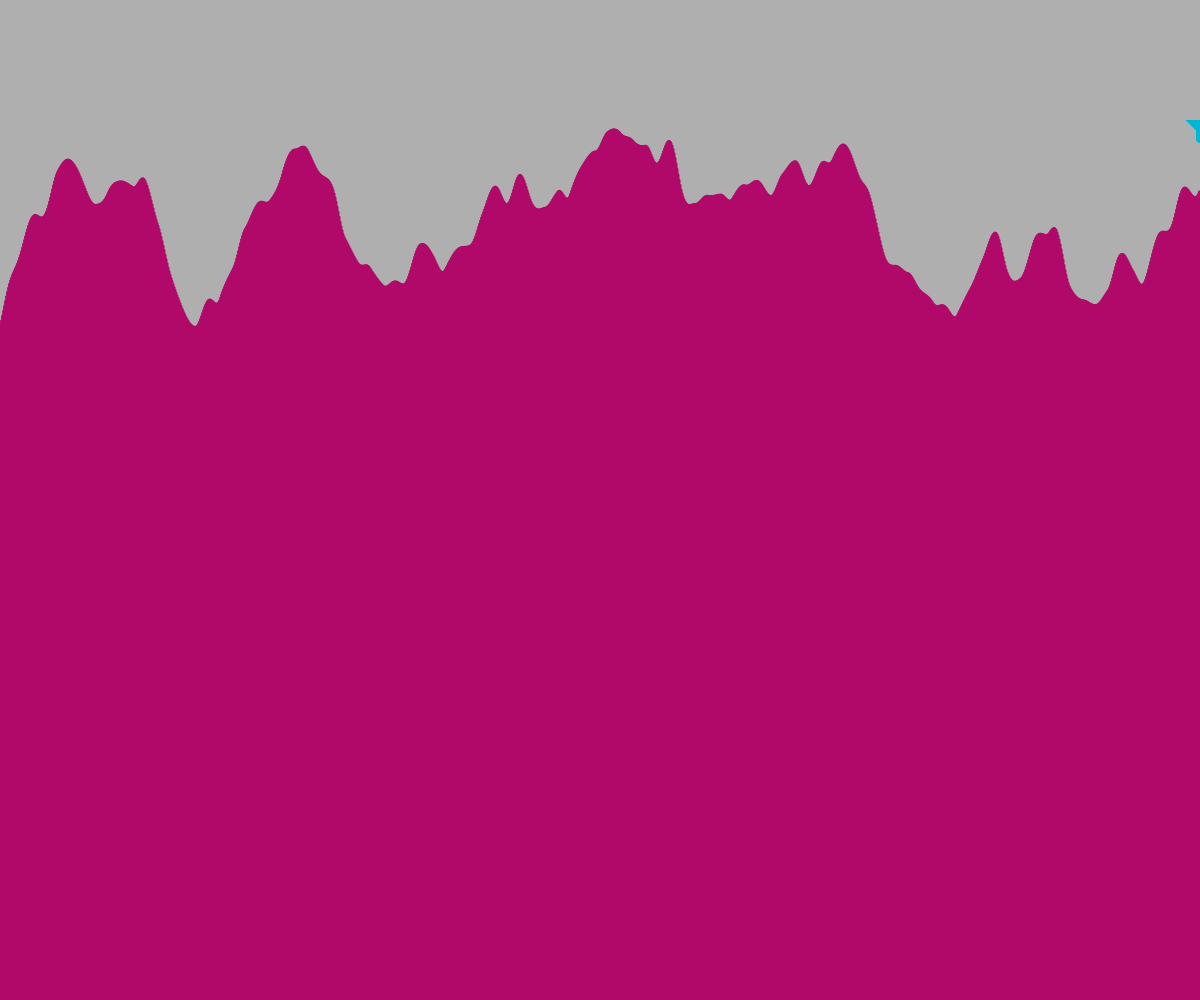
Frame 1 (no input)
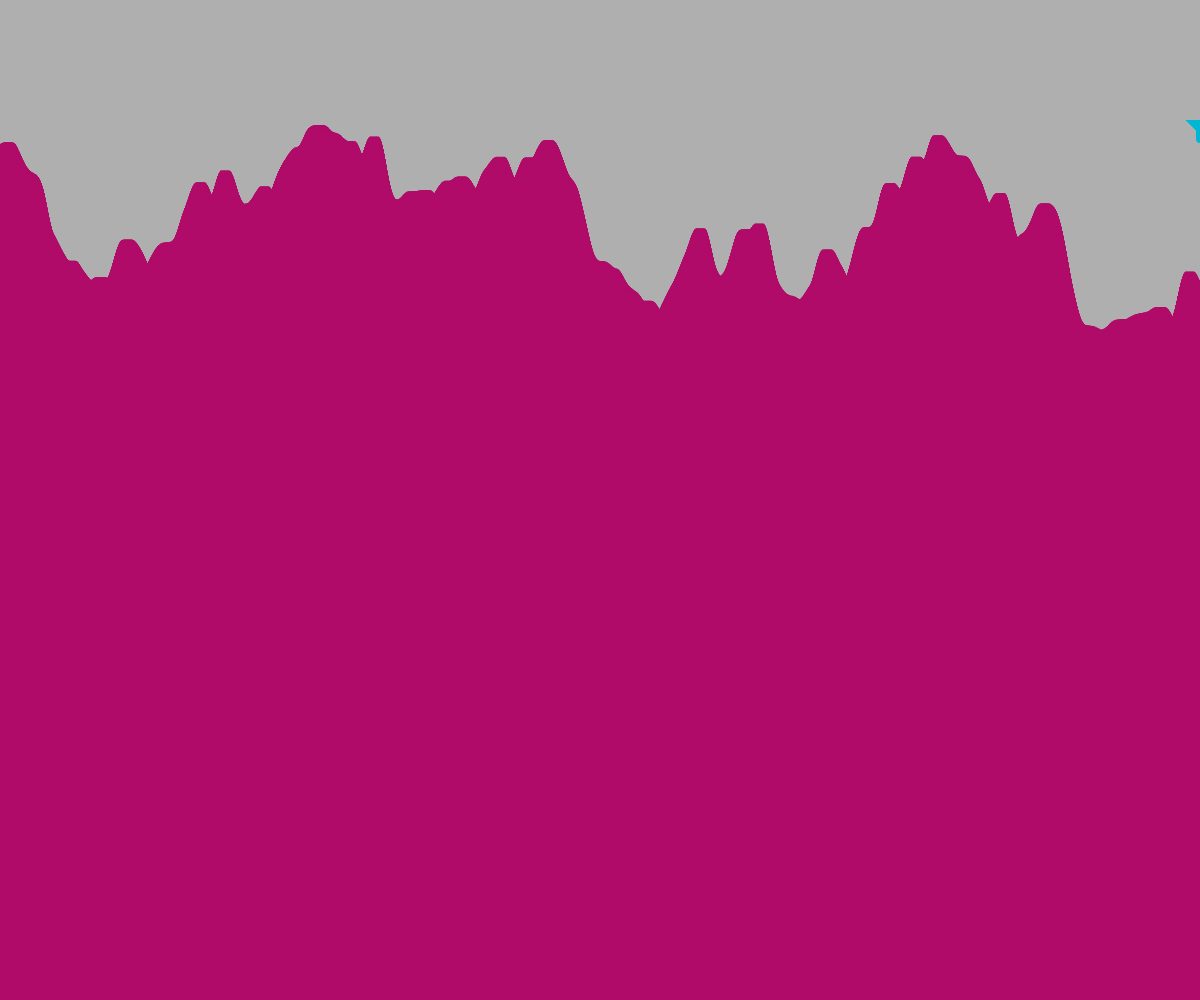
Frame 60 (no input)
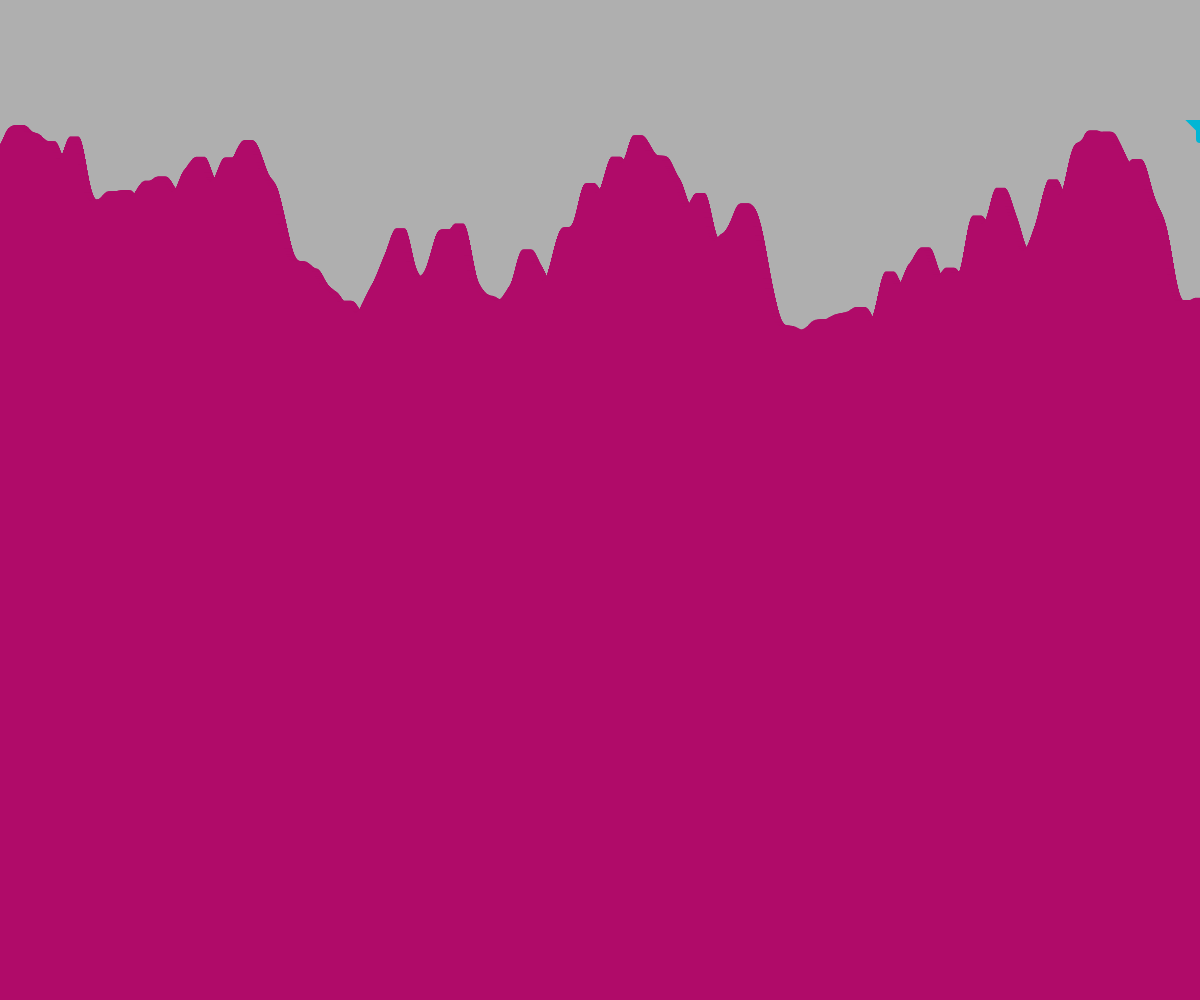
Frame 120 (the mouse pressed at the canvas centre since frame 60)

The p5.js sketch that drew these frames (run headless with seeded random() and noise() and a simulated clock; from frame 60 on, the mouse is pressed at the canvas centre):

// p5.js sketch
// ── sketch.js
// Perlin Noise Project
// Lukas Scrobe
// Oct/4/2023
// make a hill through terrain generation using noise

// Globals
let rectWidth = 1;
let noiseShift = 0.01;
let noiseShiftTime = 12;
let noiseShiftMove = 0;
let mountainTop;
let x;
// weezerBlue = (0, 182, 213)
// jazzBerry = (176, 11, 105)

function setup() {
  createCanvas(windowWidth, windowHeight);
  background(175);
  rectMode(CORNERS);
  mountainTop = height;
}

function generateTerrain() {
  // usses loops to draw side-by-side rectangles
  keyPressed();
  noiseShiftTime = noiseShiftMove;
  for (x = 0; x < width; x += rectWidth) {
    // All rects 100 pxls tall and Rand rect
    let rectHeight = noise(noiseShiftTime);
    rectHeight = map(rectHeight,0,1,1,500);
    noiseShiftTime += noiseShift;
    stroke(176, 11, 105);
    fill(176, 11, 105);
    rect(x, height, x + rectWidth, rectHeight);
    if(rectHeight < mountainTop){
      mountainTop = rectHeight;
      //drawFlag(x,mountainTop);
    }

  }
  //drawFlag(x,mountainTop);
}

function keyPressed(){
  if (keyCode === LEFT_ARROW){
    rectWidth -= 1;
  }
  if (keyCode === RIGHT_ARROW){
    rectWidth += 1;
  }
  if (rectWidth === 0){
    rectWidth += 1;
  }
}

function drawFlag(x,y){
  strokeWeight(8);
  stroke(0, 182, 213);
  fill(0, 182, 213);
  line(x,y,x,y + 10);
  triangle(x,y,x + 5,y - 5,x - 5,y - 5);
}

function draw(){
  background(175);
  noiseShiftMove += 0.05;
  generateTerrain();
  drawFlag(x,mountainTop);
}
